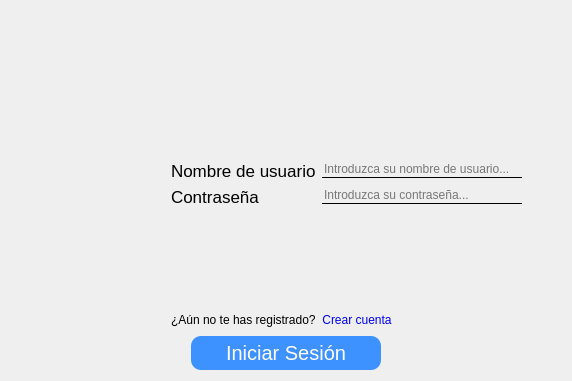
<?xml version="1.0" encoding="UTF-8"?>
<ui version="4.0">
 <class>Dialog</class>
 <widget class="QDialog" name="Dialog">
  <property name="geometry">
   <rect>
    <x>0</x>
    <y>0</y>
    <width>572</width>
    <height>381</height>
   </rect>
  </property>
  <property name="windowTitle">
   <string>Login</string>
  </property>
  <property name="windowIcon">
   <iconset resource="src/resources.qrc">
    <normaloff>:/logo/iconoProyecto.png</normaloff>:/logo/iconoProyecto.png</iconset>
  </property>
  <layout class="QVBoxLayout" name="verticalLayout_6">
   <item>
    <layout class="QVBoxLayout" name="verticalLayout">
     <item>
      <layout class="QVBoxLayout" name="verticalLayout_2">
       <property name="sizeConstraint">
        <enum>QLayout::SetDefaultConstraint</enum>
       </property>
       <item>
        <widget class="QLabel" name="label">
         <property name="sizePolicy">
          <sizepolicy hsizetype="Maximum" vsizetype="Maximum">
           <horstretch>0</horstretch>
           <verstretch>0</verstretch>
          </sizepolicy>
         </property>
         <property name="minimumSize">
          <size>
           <width>550</width>
           <height>100</height>
          </size>
         </property>
         <property name="maximumSize">
          <size>
           <width>200</width>
           <height>250</height>
          </size>
         </property>
         <property name="cursor">
          <cursorShape>ArrowCursor</cursorShape>
         </property>
         <property name="styleSheet">
          <string notr="true"/>
         </property>
         <property name="text">
          <string>&lt;html&gt;&lt;head/&gt;&lt;body&gt;&lt;p&gt;&lt;img src=&quot;:/logo/logoProyecto.png&quot;/&gt;&lt;/p&gt;&lt;/body&gt;&lt;/html&gt;</string>
         </property>
         <property name="scaledContents">
          <bool>false</bool>
         </property>
         <property name="alignment">
          <set>Qt::AlignCenter</set>
         </property>
        </widget>
       </item>
      </layout>
     </item>
     <item>
      <layout class="QFormLayout" name="formLayout_3">
       <property name="leftMargin">
        <number>160</number>
       </property>
       <item row="0" column="0">
        <widget class="QLabel" name="label_2">
         <property name="font">
          <font>
           <pointsize>13</pointsize>
          </font>
         </property>
         <property name="text">
          <string>Nombre de usuario</string>
         </property>
        </widget>
       </item>
       <item row="0" column="1">
        <widget class="QLineEdit" name="lineEdit">
         <property name="sizePolicy">
          <sizepolicy hsizetype="Fixed" vsizetype="Fixed">
           <horstretch>0</horstretch>
           <verstretch>0</verstretch>
          </sizepolicy>
         </property>
         <property name="maximumSize">
          <size>
           <width>200</width>
           <height>16777215</height>
          </size>
         </property>
         <property name="styleSheet">
          <string notr="true">QLineEdit{
border: 0px;
border-bottom: 1px solid black;
background-color: transparent;
}</string>
         </property>
         <property name="placeholderText">
          <string>Introduzca su nombre de usuario...</string>
         </property>
        </widget>
       </item>
       <item row="1" column="0">
        <widget class="QLabel" name="label_3">
         <property name="font">
          <font>
           <pointsize>13</pointsize>
          </font>
         </property>
         <property name="text">
          <string>Contraseña</string>
         </property>
        </widget>
       </item>
       <item row="1" column="1">
        <widget class="QLineEdit" name="lineEdit_2">
         <property name="sizePolicy">
          <sizepolicy hsizetype="Fixed" vsizetype="Fixed">
           <horstretch>0</horstretch>
           <verstretch>0</verstretch>
          </sizepolicy>
         </property>
         <property name="maximumSize">
          <size>
           <width>200</width>
           <height>16777215</height>
          </size>
         </property>
         <property name="styleSheet">
          <string notr="true">QLineEdit{
border: 0px;
border-bottom: 1px solid black;
background-color: transparent;
}</string>
         </property>
         <property name="echoMode">
          <enum>QLineEdit::Password</enum>
         </property>
         <property name="placeholderText">
          <string>Introduzca su contraseña...</string>
         </property>
        </widget>
       </item>
      </layout>
     </item>
     <item>
      <layout class="QHBoxLayout" name="horizontalLayout_3">
       <property name="leftMargin">
        <number>160</number>
       </property>
       <item>
        <widget class="QLabel" name="label_4">
         <property name="text">
          <string>¿Aún no te has registrado?</string>
         </property>
        </widget>
       </item>
       <item>
        <widget class="QPushButton" name="pushButton_2">
         <property name="sizePolicy">
          <sizepolicy hsizetype="Fixed" vsizetype="Fixed">
           <horstretch>0</horstretch>
           <verstretch>0</verstretch>
          </sizepolicy>
         </property>
         <property name="cursor">
          <cursorShape>PointingHandCursor</cursorShape>
         </property>
         <property name="styleSheet">
          <string notr="true">QPushButton{
background-color: transparent;
border: 0;
color: blue;
}
QPushButton:hover{
text-decoration: underline;
}</string>
         </property>
         <property name="text">
          <string>Crear cuenta</string>
         </property>
        </widget>
       </item>
       <item>
        <spacer name="horizontalSpacer">
         <property name="orientation">
          <enum>Qt::Horizontal</enum>
         </property>
         <property name="sizeHint" stdset="0">
          <size>
           <width>40</width>
           <height>20</height>
          </size>
         </property>
        </spacer>
       </item>
      </layout>
     </item>
     <item>
      <layout class="QHBoxLayout" name="horizontalLayout">
       <item>
        <widget class="QPushButton" name="pushButton">
         <property name="sizePolicy">
          <sizepolicy hsizetype="Fixed" vsizetype="Fixed">
           <horstretch>0</horstretch>
           <verstretch>0</verstretch>
          </sizepolicy>
         </property>
         <property name="font">
          <font>
           <pointsize>15</pointsize>
          </font>
         </property>
         <property name="cursor">
          <cursorShape>PointingHandCursor</cursorShape>
         </property>
         <property name="styleSheet">
          <string notr="true">QPushButton{
background-color:rgb(62, 146, 255);
color: white;
border-radius: 10px;
padding: 5px 35px 5px 35px;
}
QPushButton:hover{
background-color: rgb(62, 62, 255)
}</string>
         </property>
         <property name="text">
          <string>Iniciar Sesión</string>
         </property>
        </widget>
       </item>
      </layout>
     </item>
    </layout>
   </item>
  </layout>
 </widget>
 <resources>
  <include location="src/resources.qrc"/>
 </resources>
 <connections/>
</ui>
